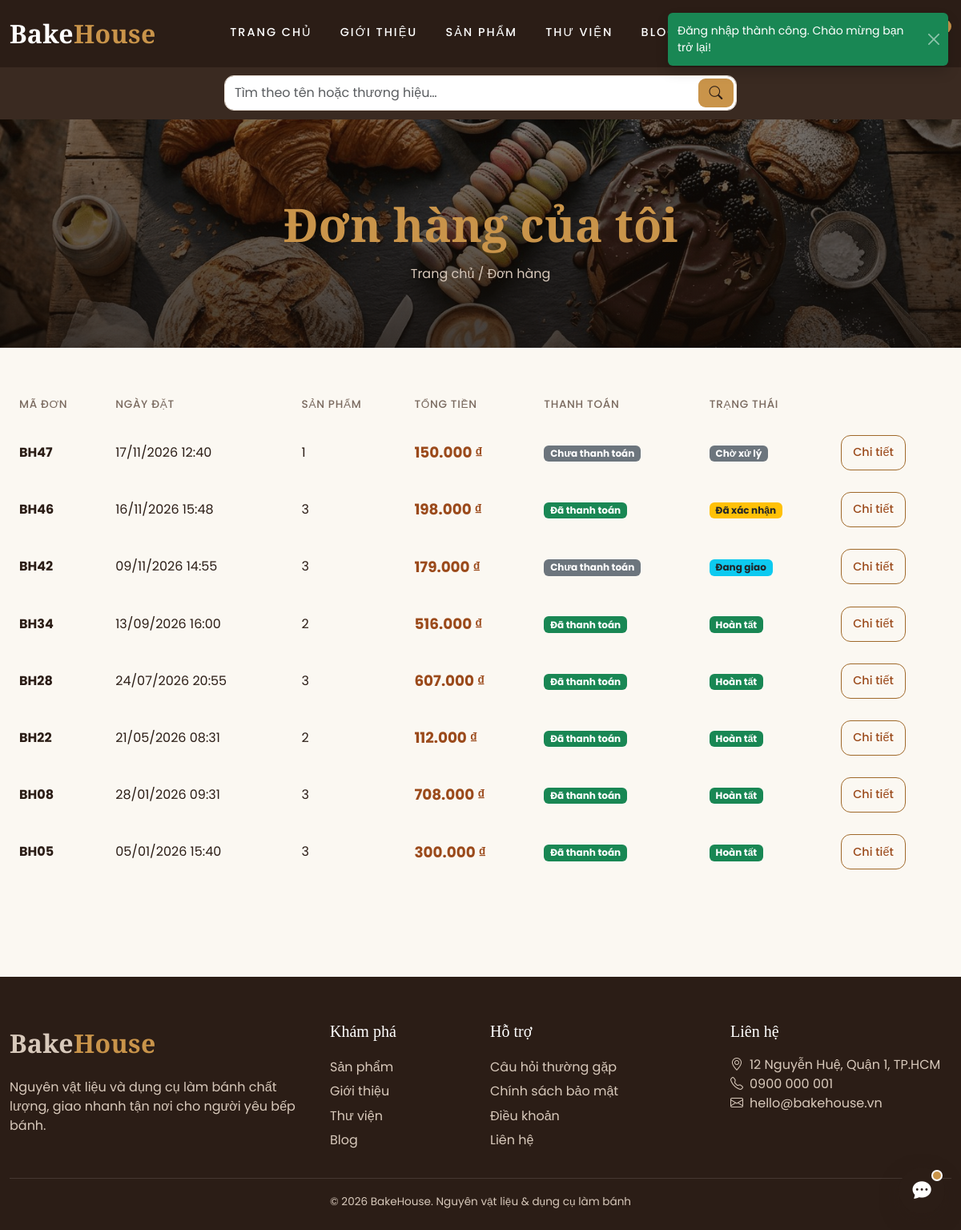
Page /orders (signed in) on the committed database.
### tables this page shows
CREATE TABLE orders (
    id BIGINT UNSIGNED NOT NULL AUTO_INCREMENT,
    order_code VARCHAR(30) NOT NULL,
    user_id BIGINT UNSIGNED NOT NULL,
    recipient_name VARCHAR(150) NOT NULL,
    shipping_phone VARCHAR(20) NOT NULL,
    shipping_address VARCHAR(255) NOT NULL,
    note VARCHAR(500) NULL,
    payment_method ENUM('cod', 'vietqr') NOT NULL DEFAULT 'cod',
    payment_status ENUM('unpaid', 'paid') NOT NULL DEFAULT 'unpaid',
    status ENUM('pending', 'processing', 'shipped', 'delivered') NOT NULL DEFAULT 'pending',
    shipping_fee INT UNSIGNED NOT NULL DEFAULT 0,
    total_amount INT UNSIGNED NOT NULL,
    created_at TIMESTAMP NOT NULL DEFAULT CURRENT_TIMESTAMP,
    updated_at TIMESTAMP NOT NULL DEFAULT CURRENT_TIMESTAMP ON UPDATE CURRENT_TIMESTAMP,
    PRIMARY KEY (id),
    UNIQUE KEY uq_orders_code (order_code),
    KEY idx_orders_user (user_id),
    KEY idx_orders_status (status),
    CONSTRAINT fk_orders_user FOREIGN KEY (user_id) REFERENCES users (id)
);

### src/Core/View.php (called while the page is built, shortened)
<?php
final class View
{
    private static array $shared = [];
    public static function render(string $view, array $data = [], ?string $layout = 'layouts.main'): string
    {
        $content = self::capture($view, $data);
        return self::capture($layout, array_merge($data, ['content' => $content]));
    }
    private static function capture(string $view, array $data): string
    {
        $file = BASE_PATH . '/src/Views/' . str_replace('.', '/', $view) . '.php';
        extract(array_merge(self::$shared, $data), EXTR_SKIP);
        try {
            require $file;
        } catch (\Throwable $e) {
            ob_end_clean();
            throw $e;
        }
        return (string) ob_get_clean();
    }
}

### src/Controllers/BaseController.php (called while the page is built, shortened)
<?php
abstract class BaseController
{
    protected function render(string $view, array $data = [], string $layout = 'layouts.main'): Response
    {
        return Response::html(View::render($view, $data, $layout));
    }
}

### src/Controllers/Client/OrderController.php (called while the page is built, shortened)
<?php
final class OrderController extends BaseController
{
    public function index(Request $request): Response
    {
        $orders = new OrderRepository();
        $userId = (int) Auth::id();
        $paginator = Paginator::fromRequest($request, $orders->countByUser($userId), 8);
        return $this->render('client.orders.index', [
            'title' => 'Đơn hàng của tôi',
            'orders' => $orders->listByUser($userId, $paginator->getLimit(), $paginator->getOffset()),
            'paginator' => $paginator,
        ]);
    }
}

### src/Core/Router.php (called while the page is built, shortened)
<?php
final class Router
{
    private array $routes = [];
    private string $prefix = '';
    private array $groupMiddleware = [];
    public function group(string $prefix, array $middleware, callable $callback): void
    {
        $previousPrefix = $this->prefix;
        $previousMiddleware = $this->groupMiddleware;
        $this->prefix .= $prefix;
        $this->groupMiddleware = array_merge($this->groupMiddleware, $middleware);
        $this->prefix = $previousPrefix;
        $this->groupMiddleware = $previousMiddleware;
    }
    public function dispatch(Request $request): Response
    {
        $pathMatched = false;
        foreach ($this->routes as $route) {
            if (!preg_match($route['pattern'], $request->getPath(), $matches)) {
                continue;
            }
            $pathMatched = true;
            foreach ($route['middleware'] as $middlewareClass) {
                $middleware = is_string($middlewareClass) ? new $middlewareClass() : $middlewareClass;
                $response = $middleware->handle($request);
            }
            $params = array_filter($matches, 'is_string', ARRAY_FILTER_USE_KEY);
            return $this->invoke($route['handler'], $request, $params);
        }
        return ErrorHandler::render($pathMatched ? 405 : 404, $request);
    }
    private function add(string $method, string $path, array|callable $handler, array $middleware): void
    {
        $fullPath = '/' . trim($this->prefix . '/' . trim($path, '/'), '/');
        $pattern = preg_replace('#\{(\w+)\}#', '(?P<$1>[^/]+)', $fullPath);
        $this->routes[] = [
            'method' => $method,
            'pattern' => '#^' . $pattern . '$#u',
            'handler' => $handler,
            'middleware' => array_merge($this->groupMiddleware, $middleware),
        ];
    }
    private function invoke(array|callable $handler, Request $request, array $params): Response
    {
        if (is_array($handler)) {
            [$class, $action] = $handler;
            $result = (new $class())->$action($request, ...array_values($params));
        } else {
            $result = $handler($request, ...array_values($params));
        }
        if ($result instanceof Response) {
            return $result;
        }
        return Response::html((string) $result);
    }
}

### public/index.php (called while the page is built, shortened)
<?php
require_once BASE_PATH . '/src/Helpers/functions.php';
$request = Request::capture();
try {
    $router = new Router();
    $router->group('', [CsrfMiddleware::class], static function (Router $router): void {
        require BASE_PATH . '/routes/web.php';
        $router->group('/admin', [], static function (Router $router): void {
            require BASE_PATH . '/routes/admin.php';
        });
        $router->group('/api', [], static function (Router $router): void {
            require BASE_PATH . '/routes/api.php';
        });
    });
    $router->dispatch($request)->send();
} catch (Throwable $e) {
    ErrorHandler::logException($e);
    ErrorHandler::render(500, $request, $e)->send();
}

### src/Core/Database.php (called while the page is built, shortened)
<?php
final class Database
{
    private static ?PDO $connection = null;
    public static function connection(): PDO
    {
        if (self::$connection === null) {
            $dsn = sprintf(
                'mysql:host=%s;port=%d;dbname=%s;charset=utf8mb4',
                Env::get('DB_HOST', 'db'),
                Env::int('DB_PORT', 3306),
                Env::get('DB_DATABASE', 'bakehouse')
            );
            self::$connection = new PDO(
                $dsn,
                (string) Env::get('DB_USERNAME', 'bakehouse'),
                (string) Env::get('DB_PASSWORD', ''),
                [
                    PDO::ATTR_ERRMODE => PDO::ERRMODE_EXCEPTION,
                    PDO::ATTR_DEFAULT_FETCH_MODE => PDO::FETCH_ASSOC,
                    PDO::ATTR_EMULATE_PREPARES => true,
                ]
            );
        }
        return self::$connection;
    }
}

### src/Repositories/BaseRepository.php (called while the page is built, shortened)
<?php
abstract class BaseRepository
{
    protected function db(): PDO
    {
        return Database::connection();
    }
    protected function fetchAll(string $sql, array $params = []): array
    {
        $stmt = $this->db()->prepare($sql);
        $this->bindAll($stmt, $params);
        $stmt->execute();
        return $stmt->fetchAll();
    }
    protected function fetchOne(string $sql, array $params = []): ?array
    {
        $stmt = $this->db()->prepare($sql);
        $this->bindAll($stmt, $params);
        $stmt->execute();
        $row = $stmt->fetch();
        return $row === false ? null : $row;
    }
    protected function fetchValue(string $sql, array $params = []): mixed
    {
        $stmt = $this->db()->prepare($sql);
        $this->bindAll($stmt, $params);
        $stmt->execute();
        return $stmt->fetchColumn();
    }
    private function bindAll(\PDOStatement $stmt, array $params): void
    {
        foreach ($params as $key => $value) {
            $name = is_int($key) ? $key + 1 : (str_starts_with((string) $key, ':') ? $key : ':' . $key);
            $type = match (true) {
                is_int($value) => PDO::PARAM_INT,
                is_bool($value) => PDO::PARAM_BOOL,
                $value === null => PDO::PARAM_NULL,
                default => PDO::PARAM_STR,
            };
            $stmt->bindValue($name, $value, $type);
        }
    }
}

### src/Repositories/OrderRepository.php (called while the page is built, shortened)
<?php
final class OrderRepository extends BaseRepository
{
    public function countByUser(int $userId): int
    {
        return (int) $this->fetchValue('SELECT COUNT(*) FROM orders WHERE user_id = ?', [$userId]);
    }
    public function listByUser(int $userId, int $limit, int $offset): array
    {
        return $this->fetchAll(
            'SELECT o.*, (SELECT COUNT(*) FROM order_items WHERE order_id = o.id) AS item_count
             FROM orders o WHERE o.user_id = :uid ORDER BY o.id DESC LIMIT :limit OFFSET :offset',
            ['uid' => $userId, 'limit' => $limit, 'offset' => $offset]
        );
    }
}

### src/Core/Auth.php (called while the page is built, shortened)
<?php
final class Auth
{
    private static ?array $user = null;
    private static bool $loaded = false;
    public static function id(): ?int
    {
        $user = self::user();
        return $user === null ? null : (int) $user['id'];
    }
    public static function user(): ?array
    {
        if (!self::$loaded) {
            self::$loaded = true;
            $id = Session::get(self::SESSION_KEY);
            if ($id !== null) {
                try {
                    $user = (new UserRepository())->findById((int) $id);
                } catch (\Throwable) {
                    return null;
                }
                if ($user !== null && (int) $user['is_active'] === 1) {
                    self::$user = $user;
                } else {
                    Session::remove(self::SESSION_KEY);
                }
            }
        }
        return self::$user;
    }
    public static function isAdmin(): bool
    {
        return (self::user()['role'] ?? null) === 'admin';
    }
}

### src/Core/Env.php (called while the page is built, shortened)
<?php
final class Env
{
    public static function get(string $key, ?string $default = null): ?string
    {
        $value = $_ENV[$key] ?? getenv($key);
        return ($value === false || $value === null || $value === '') ? $default : (string) $value;
    }
    public static function int(string $key, int $default = 0): int
    {
        $value = self::get($key);
        return $value === null ? $default : (int) $value;
    }
}

### src/Repositories/UserRepository.php (called while the page is built, shortened)
<?php
final class UserRepository extends BaseRepository
{
    public function findById(int $id): ?array
    {
        return $this->fetchOne(self::SELECT . ' WHERE u.id = ?', [$id]);
    }
}

### src/Middleware/NotAdminMiddleware.php (called while the page is built, shortened)
<?php
final class NotAdminMiddleware implements MiddlewareInterface
{
    public function handle(Request $request): ?Response
    {
        if (!Auth::isAdmin()) {
            return null;
        }
        return Response::redirect('/admin');
    }
}

### src/Core/Session.php (called while the page is built, shortened)
<?php
final class Session
{
    public static function get(string $key, mixed $default = null): mixed
    {
        return $_SESSION[$key] ?? $default;
    }
}

### src/Core/Request.php (called while the page is built, shortened)
<?php
final class Request
{
    public function getPath(): string
    {
        return $this->path;
    }
    public function getQuery(string $key, mixed $default = null): mixed
    {
        return $this->query[$key] ?? $default;
    }
    public function getAllQuery(): array
    {
        return $this->query;
    }
}

### src/Core/Paginator.php (called while the page is built, shortened)
<?php
final class Paginator
{
    private readonly int $currentPage;
    public function __construct(
        private readonly int $totalItems,
        private readonly int $perPage = 9,
        int $currentPage = 1,
        private readonly array $query = [],
        private readonly string $path = ''
    ) {
        $this->totalPages = max(1, (int) ceil($this->totalItems / max(1, $this->perPage)));
        $this->currentPage = min(max(1, $currentPage), $this->totalPages);
    }
    public static function fromRequest(Request $request, int $totalItems, int $perPage = 9): self
    {
        return new self(
            $totalItems,
            $perPage,
            (int) $request->getQuery('page', 1),
            $request->getAllQuery(),
            $request->getPath()
        );
    }
    public function getOffset(): int
    {
        return ($this->currentPage - 1) * $this->perPage;
    }
    public function getLimit(): int
    {
        return $this->perPage;
    }
}

### src/Enums/OrderStatus.php (called while the page is built, shortened)
<?php
enum OrderStatus: string
{
    public function label(): string
    {
        return match ($this) {
            self::Pending => 'Chờ xử lý',
            self::Processing => 'Đã xác nhận',
            self::Shipped => 'Đang giao',
            self::Delivered => 'Hoàn tất',
        };
    }
    public function badgeClass(): string
    {
        return match ($this) {
            self::Pending => 'bg-secondary',
            self::Processing => 'bg-warning text-dark',
            self::Shipped => 'bg-info text-dark',
            self::Delivered => 'bg-success',
        };
    }
}

### src/Views/client/orders/index.php (the view, shortened to what this page needs)
<div class="container py-5">
<?php if ($orders === []) : ?>
    <div class="bh-panel text-center py-5"><p>Bạn chưa có đơn hàng nào.</p><a class="bh-btn bh-btn--primary" href="/products">Mua sắm ngay</a></div>
<?php else : ?>
    <table class="bh-table bh-table--stack">
        <thead><tr><th>Mã đơn</th><th>Ngày đặt</th><th>Sản phẩm</th><th>Tổng tiền</th><th>Thanh toán</th><th>Trạng thái</th><th></th></tr></thead>
        <tbody>
        <?php foreach ($orders as $order) : ?>
            <tr>
                <td data-label="Mã đơn"><strong><?= e($order['order_code']) ?></strong></td>
                <td data-label="Ngày đặt"><?= e(date('d/m/Y H:i', strtotime($order['created_at']))) ?></td>
                <td data-label="Sản phẩm"><?= (int) $order['item_count'] ?></td>
                <td data-label="Tổng tiền" class="bh-price"><?= e(format_vnd((int) $order['total_amount'])) ?></td>
                <td data-label="Thanh toán"><?= $order['payment_status'] === 'paid' ? '<span class="badge bg-success">Đã thanh toán</span>' : '<span class="badge bg-secondary">Chưa thanh toán</span>' ?></td>
                <td data-label="Trạng thái"><?= status_badge($order['status']) ?></td>
                <td><a class="bh-btn bh-btn--outline bh-btn--sm" href="/orders/<?= e($order['order_code']) ?>">Chi tiết</a></td>
            </tr>
        <?php endforeach; ?>
        </tbody>
    </table>
<?php endif; ?>
</div>

### src/Helpers/functions.php (shortened to what this page needs)
<?php
if (!function_exists('e')) {
    function e(mixed $value): string
    {
        return htmlspecialchars((string) $value, ENT_QUOTES | ENT_SUBSTITUTE, 'UTF-8');
    }
}
if (!function_exists('format_vnd')) {
    function format_vnd(int|float $amount): string
    {
        return number_format((float) $amount, 0, ',', '.') . ' ₫';
    }
}
if (!function_exists('status_badge')) {
    function status_badge(string $status): string
    {
        $enum = \App\Enums\OrderStatus::from($status);
        return '<span class="badge ' . $enum->badgeClass() . '">' . e($enum->label()) . '</span>';
    }
}

### rows in the picture
orders: order_code "BH47", created_at "17/11/2026 12:40", item_count "1", total_amount "150.000 ₫", payment_status "Chưa thanh toán", label "Chờ xử lý"
orders: order_code "BH46", created_at "16/11/2026 15:48", item_count "3", total_amount "198.000 ₫", payment_status "Đã thanh toán", label "Đã xác nhận"
orders: order_code "BH42", created_at "09/11/2026 14:55", item_count "3", total_amount "179.000 ₫", payment_status "Chưa thanh toán", label "Đang giao"
orders: order_code "BH34", created_at "13/09/2026 16:00", item_count "2", total_amount "516.000 ₫", payment_status "Đã thanh toán", label "Hoàn tất"
orders: order_code "BH28", created_at "24/07/2026 20:55", item_count "3", total_amount "607.000 ₫", payment_status "Đã thanh toán", label "Hoàn tất"
orders: order_code "BH22", created_at "21/05/2026 08:31", item_count "2", total_amount "112.000 ₫", payment_status "Đã thanh toán", label "Hoàn tất"
orders: order_code "BH08", created_at "28/01/2026 09:31", item_count "3", total_amount "708.000 ₫", payment_status "Đã thanh toán", label "Hoàn tất"
orders: order_code "BH05", created_at "05/01/2026 15:40", item_count "3", total_amount "300.000 ₫", payment_status "Đã thanh toán", label "Hoàn tất"

### other values in the picture
$label "TRANG CHỦ"
$label "GIỚI THIỆU"
$label "SẢN PHẨM"
$label "THƯ VIỆN"
$label "BLOG"
$heroTitle "Đơn hàng của tôi"
$label "Trang chủ"
$label "Đơn hàng"
lang('app.tagline') "Nguyên vật liệu & dụng cụ làm bánh"
